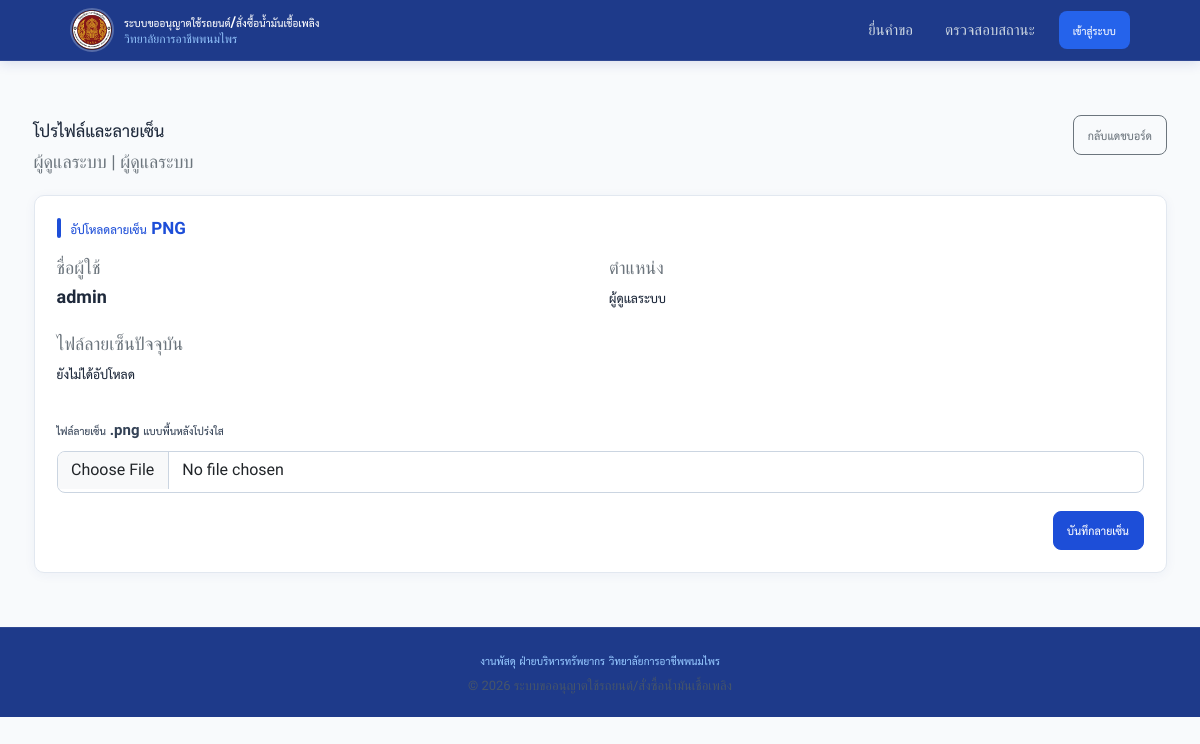
The page /carrequest/profile (signed in) on the database its author committed.
### tables this page shows
CREATE TABLE users (
    id BIGINT UNSIGNED AUTO_INCREMENT PRIMARY KEY,
    full_name VARCHAR(150) NOT NULL,
    username VARCHAR(80) NOT NULL UNIQUE,
    password_hash VARCHAR(255) NOT NULL,
    role ENUM('supply_head', 'deputy_director', 'director', 'admin') NOT NULL,
    position_title VARCHAR(150) NOT NULL,
    signature_path VARCHAR(255) NULL,
    is_active TINYINT(1) NOT NULL DEFAULT 1,
    last_login_at DATETIME NULL,
    created_at TIMESTAMP NOT NULL DEFAULT CURRENT_TIMESTAMP,
    updated_at TIMESTAMP NOT NULL DEFAULT CURRENT_TIMESTAMP ON UPDATE CURRENT_TIMESTAMP,
    INDEX idx_users_role_active (role, is_active)
);

### app/helpers.php (called while the page is built, shortened)
<?php
function config(string $name): array
{
    static $items = [];
    if (!isset($items[$name])) {
        $path = dirname(__DIR__) . '/config/' . $name . '.php';
        $items[$name] = require $path;
    }
    return $items[$name];
}
function render(string $template, array $data = [], int $statusCode = 200): void
{
    $path = dirname(__DIR__) . '/app/Views/' . $template . '.php';
    extract($data, EXTR_SKIP);
    require $path;
}
function e(?string $value): string
{
    return htmlspecialchars((string) $value, ENT_QUOTES, 'UTF-8');
}
function current_user(): ?array
{
    $statement = Database::connection()->prepare('SELECT * FROM users WHERE id = :id AND is_active = 1 LIMIT 1');
    $statement->execute(['id' => $_SESSION['user_id']]);
    $user = $statement->fetch() ?: null;
    return $user;
}
function require_auth(): array
{
    $user = current_user();
    return $user;
}
function role_label(string $role): string
{
    return [
        'supply_head' => 'หัวหน้างานพัสดุ',
        'deputy_director' => 'รองผู้อำนวยการฝ่ายบริหารทรัพยากร',
        'director' => 'ผู้อำนวยการ',
        'admin' => 'ผู้ดูแลระบบ',
    ][$role] ?? $role;
}

### app/Controllers/DashboardController.php (called while the page is built, shortened)
<?php
final class DashboardController
{
    public function profile(?string $message = null, ?string $error = null): void
    {
        render('admin/profile', [
            'title' => 'ข้อมูลผู้ใช้งาน',
            'user' => require_auth(),
            'message' => $message,
            'error' => $error,
        ]);
    }
}

### index.php (called while the page is built, shortened)
<?php
$router = new Router();
$router->dispatch($_SERVER['REQUEST_METHOD'], $_SERVER['REQUEST_URI']);

### config/database.php (called while the page is built)
<?php
$isLocal = in_array($_SERVER['HTTP_HOST'] ?? '', ['localhost', '127.0.0.1']);
return $isLocal ? [
    'host'     => '127.0.0.1',
    'port'     => 3306,
    'database' => 'carrequest',
    'username' => 'root',
    'password' => '',
    'charset'  => 'utf8mb4',
] : [
    'host'     => '127.0.0.1',
    'port'     => 3306,
    'database' => 'u651170081_carrequest',
    'username' => 'u651170081_carrequest',
    'password' => 'CHANGE_ON_SERVER',
    'charset'  => 'utf8mb4',
];

### config/app.php (called while the page is built)
<?php
$isLocal = in_array($_SERVER['HTTP_HOST'] ?? '', ['localhost', '127.0.0.1']);
return [
    'name'      => 'ระบบขออนุญาตใช้รถยนต์/สั่งซื้อน้ำมันเชื้อเพลิง',
    'base_path' => $isLocal ? '/carrequest' : '',
    'timezone'  => 'Asia/Bangkok',
    'debug'     => $isLocal,
];

### app/Database.php (called while the page is built, shortened)
<?php
final class Database
{
    private static ?PDO $connection = null;
    public static function connection(): PDO
    {
        $config = config('database');
        $dsn = sprintf(
            'mysql:host=%s;port=%d;dbname=%s;charset=%s',
            $config['host'],
            $config['port'],
            $config['database'],
            $config['charset']
        );
        self::$connection = new PDO($dsn, $config['username'], $config['password'], [
            PDO::ATTR_ERRMODE => PDO::ERRMODE_EXCEPTION,
            PDO::ATTR_DEFAULT_FETCH_MODE => PDO::FETCH_ASSOC,
            PDO::ATTR_EMULATE_PREPARES => false,
        ]);
        return self::$connection;
    }
}

### app/Views/admin/profile.php (the view, shortened to what this page needs)
<div class="page-heading d-flex flex-wrap gap-2 justify-content-between align-items-start">
    <div>
        <h1 class="h3 mb-1">โปรไฟล์และลายเซ็น</h1>
        <p class="text-secondary mb-0"><?= e($user['full_name']) ?> | <?= e(role_label($user['role'])) ?></p>
    </div>
    <a class="btn btn-outline-secondary" href="<?= e(config('app')['base_path']) ?>/dashboard">กลับแดชบอร์ด</a>
</div>
<section class="form-section">
    <h2 class="section-title">อัปโหลดลายเซ็น PNG</h2>
    <div class="row g-3">
        <div class="col-md-6">
            <div class="text-secondary">ชื่อผู้ใช้</div>
            <div class="fw-semibold"><?= e($user['username']) ?></div>
        </div>
        <div class="col-md-6">
            <div class="text-secondary">ตำแหน่ง</div>
            <div class="fw-semibold"><?= e($user['position_title']) ?></div>
        </div>
        <div class="col-12">
            <div class="text-secondary">ไฟล์ลายเซ็นปัจจุบัน</div>
            <div class="fw-semibold"><?= e($user['signature_path'] ?: 'ยังไม่ได้อัปโหลด') ?></div>
        </div>
    </div>
    <form method="post" action="<?= e(config('app')['base_path']) ?>/profile/signature" enctype="multipart/form-data" class="mt-4 d-grid gap-3" data-confirm data-confirm-title="บันทึกลายเซ็น" data-confirm-text="ต้องการอัปโหลดและบันทึกลายเซ็นนี้หรือไม่" data-confirm-button="บันทึก">
        <div>
            <label class="form-label" for="signature">ไฟล์ลายเซ็น .png แบบพื้นหลังโปร่งใส</label>
            <input class="form-control" type="file" id="signature" name="signature" accept="image/png">
        </div>
        <div class="d-flex justify-content-end">
            <button class="btn btn-primary" type="submit">บันทึกลายเซ็น</button>
        </div>
    </form>
</section>
<?php
require dirname(__DIR__) . '/layout.php';

### app/Router.php (shortened to what this page needs)
<?php
final class Router
{
    private array $routes = [];
    public function dispatch(string $method, string $uri): void
    {
        $path = parse_url($uri, PHP_URL_PATH) ?: '/';
        $basePath = rtrim(config('app')['base_path'], '/');
        if ($basePath !== '' && str_starts_with($path, $basePath)) {
            $path = substr($path, strlen($basePath));
        }
        $path = '/' . trim($path, '/');
        $path = $path === '/' ? '/' : rtrim($path, '/');
        foreach ($this->routes as $route) {
            if ($route['method'] === $method && $route['path'] === $path) {
                call_user_func($route['handler']);
                return;
            }
        }
    }
    private function add(string $method, string $path, callable $handler): void
    {
        $this->routes[] = [
            'method' => $method,
            'path' => $path,
            'handler' => $handler,
        ];
    }
}

### public/assets/home.css (style rules this page uses)
:root { --brand: #1d4ed8; --brand-dark: #1e3a8a; --brand-soft: #eff6ff; --ink: #1e293b; --muted: #64748b; --line: #e2e8f0; --surface: #ffffff; --page: #f8fafc; --success: #059669; --danger: #dc2626; --warning: #d97706; }
html, body { background: var(--page); color: var(--ink); font-family: 'Sarabun', 'THSarabunNew', Tahoma, sans-serif; font-size: 18px; line-height: 1.6; }
button, input, textarea, select, .btn, .form-control, .form-select, .swal2-popup { font-family: 'Sarabun', 'THSarabunNew', Tahoma, sans-serif !important; }
.page-heading { margin-bottom: 18px; }
.page-heading h1 { margin: 0; font-size: 24px; font-weight: 700; color: var(--ink); }
.page-heading p { margin: 4px 0 0; color: var(--muted); }
.form-section { background: var(--surface); border: 1px solid var(--line); border-radius: 10px; padding: 22px; box-shadow: 0 2px 12px rgba(30,58,138,0.05); }
.section-title { display: flex; align-items: center; gap: 10px; margin-bottom: 16px; color: var(--brand); font-size: 17px; font-weight: 700; }
.section-title::before { content: ""; width: 4px; height: 20px; border-radius: 999px; background: var(--brand); }
.form-label { color: #334155; font-weight: 600; font-size: 15px; }
.form-control, .form-select { min-height: 42px; border-color: #cbd5e1; border-radius: 8px; font-size: 16px; }
.btn { border-radius: 8px; font-weight: 600; font-size: 16px; }
.btn-primary { background: var(--brand); border-color: var(--brand); }

### rows shown on the page
users: full_name "ผู้ดูแลระบบ", role "ผู้ดูแลระบบ", username "admin", position_title "ผู้ดูแลระบบ", signature_path "ยังไม่ได้อัปโหลด"
